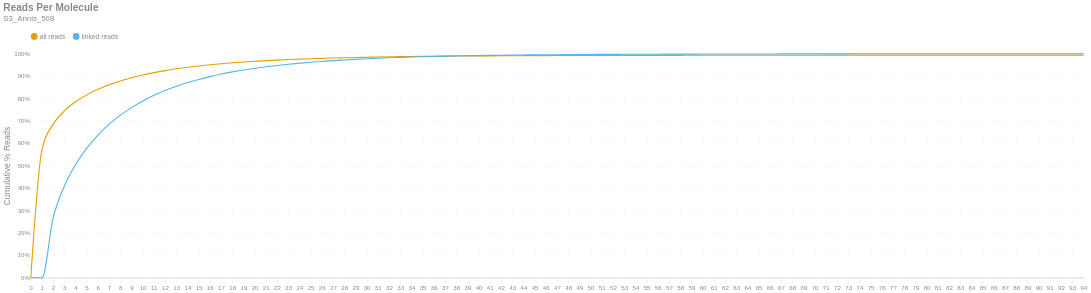

Here is the notebook cell this chart was saved with:
### Markdown cell above
### Reads per Molecule
This chart shows the cumulative distribution of the number of reads per linked molecule. That is, how many alignments are associated with a unique molecule. This excludes the number of reads associated with invalid or absent linked-read barcodes. The `linked` histogram is the percentages recalculated when disregarding singletons.

### Code cell
if SKIPLR:
    print_html(f"Skipped")
else:
    counts = np.bincount(valids['reads'].cast(pl.Int64).to_numpy())
    weighted = counts * np.arange(len(counts))
    all_perc = weighted / n_reads
    linked_perc = weighted / n_linked_reads
    linked_perc[1] = 0
    binned_df = pl.DataFrame({
        'readsper': list(range(len(counts))),
        'all reads (cumsum)': np.cumsum(all_perc).tolist(),
        'linked reads (cumsum)': np.cumsum(linked_perc).tolist(),
    })

    with SafeRender(binned_df):
        (
            density_plot(binned_df, 'Reads Per Molecule', samplename, 'readspmol')
            .encode(
                x=alt.X('readsper:O', title=None).axis(labelAngle=0).scale(padding=0),
                y=alt.Y('value:Q', title='Cumulative % Reads').axis(format='%').stack(False),
                color=alt.Color("key:N").scale(domain=["all reads", "linked reads"]),
                tooltip=[
                    alt.Tooltip("key:N", title="Data Type"),
                    alt.Tooltip("readsper:O", title="Reads Per Molecule"),
                    alt.Tooltip("value:Q", format=".2%", title="% Reads (Cum.)")
                ]            
            )
        ).display()

### Figure 1 — Vega-Lite specification as saved in the notebook (floating-point values rounded to 4 significant figures)
{"width": "container", "height": 400, "config": {"title": {"anchor": "start", "dy": -15, "fontSize": 18, "color": "#888888", "subtitleColor": "#888888", "subtitleFontSize": 14}, "arc": {"fill": "#0072B2"}, "axis": {"domainColor": "#888888", "domainWidth": 0.5, "gridWidth": 0.2, "grid": false, "titleFontWeight": 400, "titleFontSize": 15, "labelFontSize": 11, "labelColor": "#888888", "tickColor": "#888888", "tickWidth": 0.2, "titleColor": "#888888"}, "axisBand": {"grid": false}, "axisX": {"grid": true, "tickSize": 10, "domainCap": "round"}, "axisY": {"domain": false, "grid": true, "tickSize": 0, "domainCap": "round"}, "background": "transparent", "header": {"labelFontSize": 15, "labelColor": "#888888", "titleFontSize": 15, "titleFontWeight": 600, "titleColor": "#888888"}, "legend": {"labelFont": "sans-serif", "labelFontSize": 12, "labelColor": "#888888", "symbolSize": 100, "symbolType": "circle", "titleFontSize": 12, "titlePadding": 10, "titleColor": "#888888", "title": null, "orient": "top"}, "range": {"category": ["#E69F00", "#56B4E9", "#009E73", "#F0E442", "#0072B2", "#D55E00", "#CC79A7", "#000000"], "diverging": ["#cfe8f3", "#a2d4ec", "#73bfe2", "#46abdb", "#1696d2", "#12719e"]}, "area": {"fill": "#0072B2", "fillOpacity": 0.7, "line": true, "strokeOpacity": 0.7}, "line": {"color": "#0072B2", "stroke": "#0072B2", "strokeWidth": 2}, "trail": {"color": "#0072B2", "stroke": "#0072B2", "strokeWidth": 0, "size": 1}, "point": {"filled": true, "fillOpacity": 1.0, "size": 95}, "text": {"color": "#888888", "fontSize": 11, "align": "right", "fontWeight": 400, "size": 11}, "bar": {"fill": "#0072B2", "stroke": null}, "view": {"stroke": null, "continuousWidth": 660, "continuousHeight": 400}}, "data": {"name": "data-1a88ae7fb1c35cc3e389f8f1107fa942"}, "mark": {"type": "line", "interpolate": "monotone", "point": {"opacity": 0, "size": 275}}, "encoding": {"color": {"field": "key", "scale": {"domain": ["all reads", "linked reads"]}, "type": "nominal"}, "tooltip": [{"field": "key", "title": "Data Type", "type": "nominal"}, {"field": "readsper", "title": "Reads Per Molecule", "type": "ordinal"}, {"field": "value", "format": ".2%", "title": "% Reads (Cum.)", "type": "quantitative"}], "x": {"axis": {"labelAngle": 0}, "field": "readsper", "scale": {"padding": 0}, "title": null, "type": "ordinal"}, "y": {"axis": {"format": "%"}, "field": "value", "stack": false, "title": "Cumulative % Reads", "type": "quantitative"}}, "params": [{"name": "param_c36ac31b6afebe62", "select": {"type": "point", "fields": ["key"]}, "bind": "legend"}], "title": {"text": "Reads Per Molecule", "subtitle": "S3_Annis_508"}, "transform": [{"fold": ["all reads (cumsum)", "linked reads (cumsum)"]}, {"calculate": "replace(datum.key, ' (cumsum)', '')", "as": "key"}, {"filter": {"param": "param_c36ac31b6afebe62"}}], "usermeta": {"embedOptions": {"downloadFileName": "S3_Annis_508.readspmol"}}, "$schema": "https://vega.github.io/schema/vega-lite/v6.1.0.json", "datasets": {"data-1a88ae7fb1c35cc3e389f8f1107fa942": [{"readsper": 0, "all reads (cumsum)": 0.0, "linked reads (cumsum)": 0.0}, {"readsper": 1, "all reads (cumsum)": 0.573, "linked reads (cumsum)": 0.0}, {"readsper": 2, "all reads (cumsum)": 0.6858, "linked reads (cumsum)": 0.2681}, {"readsper": 3, "all reads (cumsum)": 0.7452, "linked reads (cumsum)": 0.4093}, {"readsper": 4, "all reads (cumsum)": 0.7857, "linked reads (cumsum)": 0.5054}, {"readsper": 5, "all reads (cumsum)": 0.8164, "linked reads (cumsum)": 0.5785}, {"readsper": 6, "all reads (cumsum)": 0.8411, "linked reads (cumsum)": 0.637}, {"readsper": 7, "all reads (cumsum)": 0.8615, "linked reads (cumsum)": 0.6855}, {"readsper": 8, "all reads (cumsum)": 0.8784, "linked reads (cumsum)": 0.7258}, {"readsper": 9, "all reads (cumsum)": 0.8927, "linked reads (cumsum)": 0.7596}, {"readsper": 10, "all reads (cumsum)": 0.9052, "linked reads (cumsum)": 0.7895}, {"readsper": 11, "all reads (cumsum)": 0.9158, "linked reads (cumsum)": 0.8145}, {"readsper": 12, "all reads (cumsum)": 0.9249, "linked reads (cumsum)": 0.8363}, {"readsper": 13, "all reads (cumsum)": 0.9328, "linked reads (cumsum)": 0.8551}, {"readsper": 14, "all reads (cumsum)": 0.9397, "linked reads (cumsum)": 0.8714}, {"readsper": 15, "all reads (cumsum)": 0.9455, "linked reads (cumsum)": 0.8853}, {"readsper": 16, "all reads (cumsum)": 0.9509, "linked reads (cumsum)": 0.8979}, {"readsper": 17, "all reads (cumsum)": 0.9557, "linked reads (cumsum)": 0.9094}, {"readsper": 18, "all reads (cumsum)": 0.9598, "linked reads (cumsum)": 0.9193}, {"readsper": 19, "all reads (cumsum)": 0.9633, "linked reads (cumsum)": 0.9275}, {"readsper": 20, "all reads (cumsum)": 0.9664, "linked reads (cumsum)": 0.9348}, {"readsper": 21, "all reads (cumsum)": 0.9693, "linked reads (cumsum)": 0.9418}, {"readsper": 22, "all reads (cumsum)": 0.9718, "linked reads (cumsum)": 0.9478}, {"readsper": 23, "all reads (cumsum)": 0.9741, "linked reads (cumsum)": 0.9532}, {"readsper": 24, "all reads (cumsum)": 0.976, "linked reads (cumsum)": 0.9576}, {"readsper": 25, "all reads (cumsum)": 0.9779, "linked reads (cumsum)": 0.9621}, {"readsper": 26, "all reads (cumsum)": 0.9793, "linked reads (cumsum)": 0.9656}, {"readsper": 27, "all reads (cumsum)": 0.9808, "linked reads (cumsum)": 0.9692}, {"readsper": 28, "all reads (cumsum)": 0.9821, "linked reads (cumsum)": 0.9722}, {"readsper": 29, "all reads (cumsum)": 0.9833, "linked reads (cumsum)": 0.975}, {"readsper": 30, "all reads (cumsum)": 0.9844, "linked reads (cumsum)": 0.9777}, {"readsper": 31, "all reads (cumsum)": 0.9855, "linked reads (cumsum)": 0.9803}, {"readsper": 32, "all reads (cumsum)": 0.9864, "linked reads (cumsum)": 0.9824}, {"readsper": 33, "all reads (cumsum)": 0.987, "linked reads (cumsum)": 0.9838}, {"readsper": 34, "all reads (cumsum)": 0.9877, "linked reads (cumsum)": 0.9855}, {"readsper": 35, "all reads (cumsum)": 0.9883, "linked reads (cumsum)": 0.9869}, {"readsper": 36, "all reads (cumsum)": 0.9889, "linked reads (cumsum)": 0.9883}, {"readsper": 37, "all reads (cumsum)": 0.9893, "linked reads (cumsum)": 0.9894}, {"readsper": 38, "all reads (cumsum)": 0.9897, "linked reads (cumsum)": 0.9903}, {"readsper": 39, "all reads (cumsum)": 0.99, "linked reads (cumsum)": 0.9911}, {"readsper": 40, "all reads (cumsum)": 0.9904, "linked reads (cumsum)": 0.9918}, {"readsper": 41, "all reads (cumsum)": 0.9907, "linked reads (cumsum)": 0.9926}, {"readsper": 42, "all reads (cumsum)": 0.9911, "linked reads (cumsum)": 0.9935}, {"readsper": 43, "all reads (cumsum)": 0.9913, "linked reads (cumsum)": 0.994}, {"readsper": 44, "all reads (cumsum)": 0.9915, "linked reads (cumsum)": 0.9946}, {"readsper": 45, "all reads (cumsum)": 0.9918, "linked reads (cumsum)": 0.9952}, {"readsper": 46, "all reads (cumsum)": 0.9919, "linked reads (cumsum)": 0.9954}, {"readsper": 47, "all reads (cumsum)": 0.992, "linked reads (cumsum)": 0.9958}, {"readsper": 48, "all reads (cumsum)": 0.9922, "linked reads (cumsum)": 0.9962}, {"readsper": 49, "all reads (cumsum)": 0.9924, "linked reads (cumsum)": 0.9966}, {"readsper": 50, "all reads (cumsum)": 0.9925, "linked reads (cumsum)": 0.9969}, {"readsper": 51, "all reads (cumsum)": 0.9926, "linked reads (cumsum)": 0.9972}, {"readsper": 52, "all reads (cumsum)": 0.9927, "linked reads (cumsum)": 0.9974}, {"readsper": 53, "all reads (cumsum)": 0.9928, "linked reads (cumsum)": 0.9976}, {"readsper": 54, "all reads (cumsum)": 0.9928, "linked reads (cumsum)": 0.9977}, {"readsper": 55, "all reads (cumsum)": 0.9929, "linked reads (cumsum)": 0.9979}, {"readsper": 56, "all reads (cumsum)": 0.993, "linked reads (cumsum)": 0.9981}, {"readsper": 57, "all reads (cumsum)": 0.993, "linked reads (cumsum)": 0.9981}, {"readsper": 58, "all reads (cumsum)": 0.993, "linked reads (cumsum)": 0.9982}, {"readsper": 59, "all reads (cumsum)": 0.9932, "linked reads (cumsum)": 0.9985}, {"readsper": 60, "all reads (cumsum)": 0.9932, "linked reads (cumsum)": 0.9987}, {"readsper": 61, "all reads (cumsum)": 0.9933, "linked reads (cumsum)": 0.9987}, {"readsper": 62, "all reads (cumsum)": 0.9933, "linked reads (cumsum)": 0.9988}, {"readsper": 63, "all reads (cumsum)": 0.9934, "linked reads (cumsum)": 0.999}, {"readsper": 64, "all reads (cumsum)": 0.9934, "linked reads (cumsum)": 0.999}, {"readsper": 65, "all reads (cumsum)": 0.9935, "linked reads (cumsum)": 0.9992}, {"readsper": 66, "all reads (cumsum)": 0.9935, "linked reads (cumsum)": 0.9992}, {"readsper": 67, "all reads (cumsum)": 0.9935, "linked reads (cumsum)": 0.9992}, {"readsper": 68, "all reads (cumsum)": 0.9935, "linked reads (cumsum)": 0.9994}, {"readsper": 69, "all reads (cumsum)": 0.9936, "linked reads (cumsum)": 0.9995}, {"readsper": 70, "all reads (cumsum)": 0.9936, "linked reads (cumsum)": 0.9995}, {"readsper": 71, "all reads (cumsum)": 0.9937, "linked reads (cumsum)": 0.9997}, {"readsper": 72, "all reads (cumsum)": 0.9937, "linked reads (cumsum)": 0.9997}, {"readsper": 73, "all reads (cumsum)": 0.9937, "linked reads (cumsum)": 0.9997}, {"readsper": 74, "all reads (cumsum)": 0.9937, "linked reads (cumsum)": 0.9998}, {"readsper": 75, "all reads (cumsum)": 0.9937, "linked reads (cumsum)": 0.9998}, {"readsper": 76, "all reads (cumsum)": 0.9937, "linked reads (cumsum)": 0.9998}, {"readsper": 77, "all reads (cumsum)": 0.9937, "linked reads (cumsum)": 0.9998}, {"readsper": 78, "all reads (cumsum)": 0.9937, "linked reads (cumsum)": 0.9999}, {"readsper": 79, "all reads (cumsum)": 0.9937, "linked reads (cumsum)": 0.9999}, {"readsper": 80, "all reads (cumsum)": 0.9937, "linked reads (cumsum)": 0.9999}, {"readsper": 81, "all reads (cumsum)": 0.9937, "linked reads (cumsum)": 0.9999}, {"readsper": 82, "all reads (cumsum)": 0.9937, "linked reads (cumsum)": 0.9999}, {"readsper": 83, "all reads (cumsum)": 0.9938, "linked reads (cumsum)": 0.9999}, {"readsper": 84, "all reads (cumsum)": 0.9938, "linked reads (cumsum)": 0.9999}, {"readsper": 85, "all reads (cumsum)": 0.9938, "linked reads (cumsum)": 0.9999}, {"readsper": 86, "all reads (cumsum)": 0.9938, "linked reads (cumsum)": 0.9999}, {"readsper": 87, "all reads (cumsum)": 0.9938, "linked reads (cumsum)": 0.9999}, {"readsper": 88, "all reads (cumsum)": 0.9938, "linked reads (cumsum)": 0.9999}, {"readsper": 89, "all reads (cumsum)": 0.9938, "linked reads (cumsum)": 0.9999}, {"readsper": 90, "all reads (cumsum)": 0.9938, "linked reads (cumsum)": 0.9999}, {"readsper": 91, "all reads (cumsum)": 0.9938, "linked reads (cumsum)": 0.9999}, {"readsper": 92, "all reads (cumsum)": 0.9938, "linked reads (cumsum)": 0.9999}, {"readsper": 93, "all reads (cumsum)": 0.9938, "linked reads (cumsum)": 0.9999}, {"readsper": 94, "all reads (cumsum)": 0.9938, "linked reads (cumsum)": 1.0}]}}
